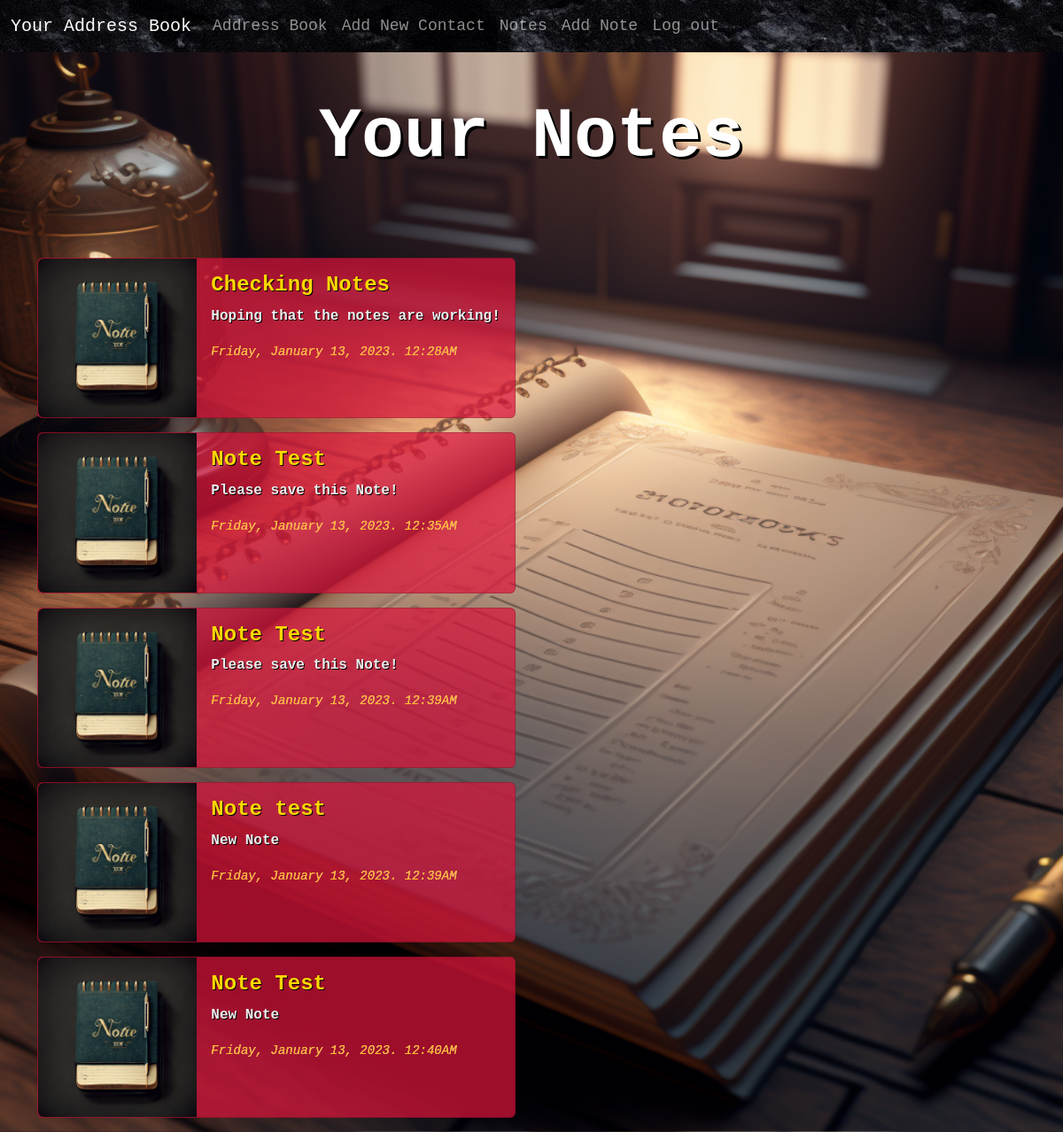
The app's page /notes (signed in) with its own data.
### app/models.py (models this page shows, shortened)
class Post(db.Model):
    id = db.Column(db.Integer, primary_key=True)
    title = db.Column(db.String, nullable=False)
    body = db.Column(db.String, nullable=False)
    date_created = db.Column(db.DateTime, nullable=False, default=datetime.utcnow)
    user_id = db.Column(db.Integer, db.ForeignKey('user.id'))

### app/routes.py (the view)
@app.route('/notes')
@login_required
def notes():
    notes = Post.query.all()
    return render_template('notes.html', notes=notes)

### app/models.py (called while the page is built)
@login.user_loader
def load_user(user_id):
    return User.query.get(user_id)

### app/templates/notes.html (shortened to what this page needs)
{% extends 'base.html' %}
{% block content %}
<h4 class="home1 text-center mt-5">Your Notes</h4>
{% for note in notes%}
<div class="crd1 card mb-3" style="max-width: 540px;">
  <div class="row g-0">
    <div class="col-md-4">
      <img src="{{url_for('static', filename='note.png')}}" class="img-fluid rounded-start" alt="...">
    </div>
    <div class="col-md-8">
      <div class="card-body">
        <h4 class="ct1 card-title">{{ note.title }}</h4>
        <p class="cb1 card-text">{{ note.body }}</p>
        <p class="cb2 card-text"><small><cite title="Source Title">{{ note.date_created.strftime('%A, %B %d, %Y. %I:%M%p') }}</cite></small></p>
      </div>
    </div>
  </div>
</div>
{% endfor %}
{% endblock %}

### app/templates/base.html (shortened to what this page needs)
<!DOCTYPE html>
<html lang="en">
<head>
    <link rel="stylesheet" href="https://cdn.jsdelivr.net/npm/bootstrap@5.3.0-alpha1/dist/css/bootstrap.min.css">
    <link rel="stylesheet" href="{{ url_for('static', filename='stylesheet.css')}}">
</head>
<body class="bg-warning" style="background-image: url('static/addressbook.png'); background-position: center; background-size: cover;">
    {% include 'nav.html' %}
    <div class="container">
        {% block content %}
        {% endblock %}
    </div>
</body>
</html>

### app/templates/nav.html (shortened to what this page needs)
<nav class="navbar navbar-expand-lg bg-dark" data-bs-theme="dark" style="background-image: url('static/blackstone.jpg');">
    <div class="container-fluid">
        <a class="navbar-brand" href="/">Your Address Book</a>
        <div class="collapse navbar-collapse" id="navbarNavAltMarkup">
        <div class="navbar-nav">
            {% if current_user.is_authenticated %}
            <a class="nav-link" href="/">Address Book</a>
            <a class="nav-link" href="{{url_for('create_contact')}}">Add New Contact</a>
            <a class="nav-link" href="{{url_for('notes')}}">Notes</a>
            <a class="nav-link" href="{{url_for('create_note')}}">Add Note</a>
            <a class="nav-link" href="{{url_for('logout')}}">Log out</a>
            {% else %}
            <a class="nav-link" href="{{url_for('index')}}">Welcome</a>
            <a class="nav-link" href="{{url_for('address')}}">Address Book</a>
            <a class="nav-link" href="{{url_for('notes')}}">Notes</a>
            <a class="nav-link" href="{{url_for('login')}}">Log In</a>
            <a class="nav-link" href="{{url_for('signup')}}">Sign Up</a>
            {% endif %}
        </div>
        </div>
    </div>
</nav>

### app/static/stylesheet.css (style rules this page uses)
.home1 { color: white; font-weight: bold; font-family: "Courier New", Courier, monospace; font-size: 5em; text-shadow: 3px 3px 0px black; padding-bottom: 1em; }
.navbar { font-family: "Courier New", Courier, monospace; font-size: large; }
.crd1 { background-color: rgba(220, 20, 60, 0.708); }
.ct1 { color: gold; text-shadow: 1px 1px 0px black; font-family: "Courier New", Courier, monospace; font-weight: bold; }
.cb1 { color: rgb(237, 237, 237); text-shadow: 1px 1px 0px black; font-family: "Courier New", Courier, monospace; font-weight: bold; }
.cb2 { color: rgba(255, 170, 1, 0.856); text-shadow: 0px 0px 0px rgb(255, 255, 255); font-family: "Courier New", Courier, monospace; }

### records on screen
Post: title "Checking Notes", body "Hoping that the notes are working!", date_created "Friday, January 13, 2023. 12:28AM"
Post: title "Note Test", body "Please save this Note!", date_created "Friday, January 13, 2023. 12:35AM"
Post: title "Note Test", body "Please save this Note!", date_created "Friday, January 13, 2023. 12:39AM"
Post: title "Note test", body "New Note", date_created "Friday, January 13, 2023. 12:39AM"
Post: title "Note Test", body "New Note", date_created "Friday, January 13, 2023. 12:40AM"
